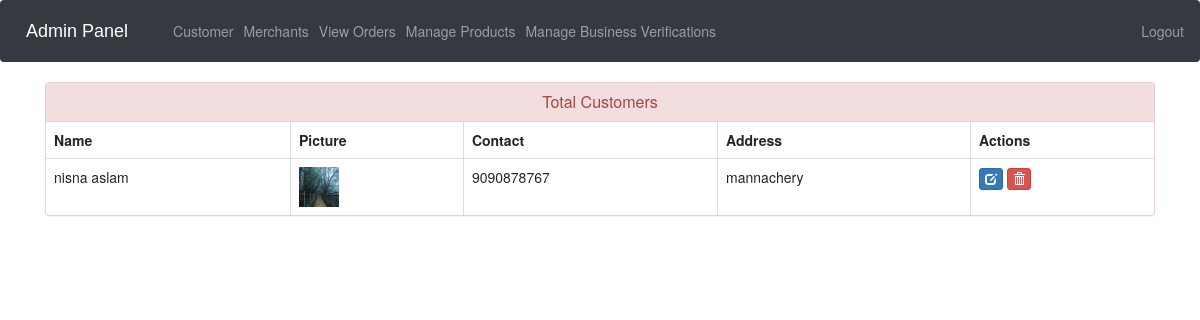
/view-customer (signed in), run on the app's committed database.
### ecom/models.py (models this page shows, shortened)
class Customer(models.Model):
    user=models.OneToOneField(User,on_delete=models.CASCADE)
    profile_pic= models.ImageField(upload_to='profile_pic/CustomerProfilePic/',null=True,blank=True)
    address = models.CharField(max_length=40)
    mobile = models.CharField(max_length=20,null=False)
    @property
    def get_name(self):
        return self.user.first_name+" "+self.user.last_name

### ecom/views.py (the view)
# urls.py: path('view-customer', views.view_customer_view,name='view-customer'),
@login_required(login_url='adminlogin')
def view_customer_view(request):
    customers=models.Customer.objects.all()
    return render(request,'ecom/view_customer.html',{'customers':customers})

### templates/ecom/view_customer.html (shortened to what this page needs)
{% extends 'ecom/admin_base.html' %}
{% load static %}
{% block content %}
<head>
  <link href="//netdna.bootstrapcdn.com/bootstrap/3.0.0/css/bootstrap.min.css" rel="stylesheet" id="bootstrap-css">
</head>
<div class="container">
  <div class="panel panel-danger">
    <div class="panel-heading">
      <h6 class="panel-title">Total Customers</h6>
    </div>
    <table class="table table-hover table-bordered" id="dev-table">
      <thead>
        <tr>
          <th>Name</th>
          <th>Picture</th>
          <th>Contact</th>
          <th>Address</th>
          <th>Actions</th>
        </tr>
      </thead>
      {% for c in customers %}
      <tr>
        <td> {{c.get_name}}</td>
        <td> <img src="{% static c.profile_pic.url %}" alt="Profile Pic" height="40px" width="40px" /></td>
        <td>{{c.mobile}}</td>
        <td>{{c.address}}</td>
        <td><a class="btn btn-primary btn-xs" href="{% url 'update-customer' c.id  %}"><span class="glyphicon glyphicon-edit"></span></a>
        <a class="btn btn-danger btn-xs" href="{% url 'delete-customer' c.id  %}"><span class="glyphicon glyphicon-trash"></span></a></td>
      </tr>
      {% endfor %}
    </table>
  </div>
</div>
{% endblock content %}

### templates/ecom/view_customer.html (style rules this page uses)
a:link { text-decoration: none; }
h6 { text-align: center; }

### data on the page
Customer: get_name "nisna aslam", profile_pic (picture), mobile "9090878767", address "mannachery"
